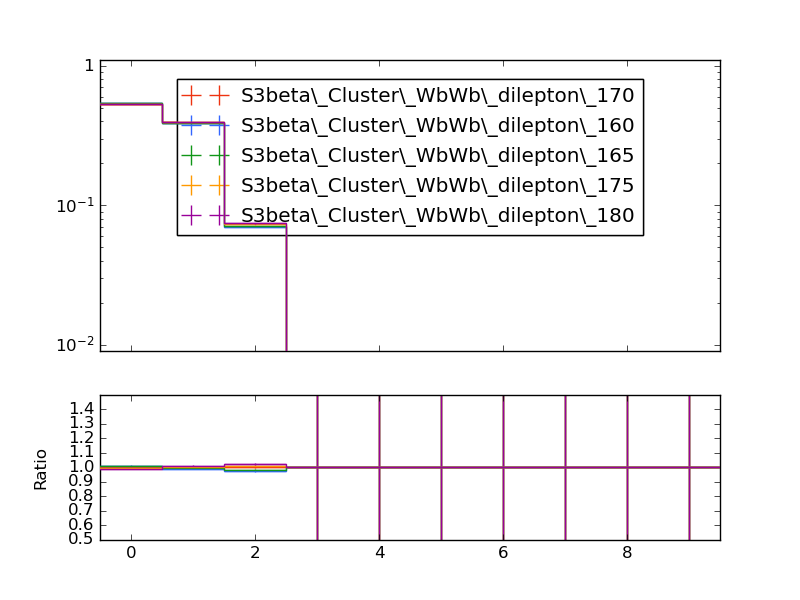

Here is the Python script that generated this plot:
#! /usr/bin/env python

# This Python script was auto-generated using YODA v2.0.1.
# Analysis object: /WbWb_dilepton/nel_presel
# Timestamp: 27-02-2025 (11:02:16)

import matplotlib as mpl
import matplotlib.pyplot as plt
mpl.use('Agg') # comment out for interactive use
import os
import numpy as np

plotDir = os.path.split(os.path.realpath(__file__))[0]
if 'YODA_USER_PLOT_PATH' in globals():
    plot_outdir = globals()['YODA_USER_PLOT_PATH']
else:
    plot_outdir = plotDir

#plot style
plt.style.use(os.path.join(plotDir, '../default.mplstyle'))

plt.rcParams['text.usetex'] = False
plt.style.use(['classic'])
plt.rc('font', family='DejaVu Sans')
# plot metadata
figW, figH = plt.rcParams['figure.figsize']
ax_xLabel = r''
ax_yLabel = r''
ax_title  = r''
ax_xScale = 'linear'
ax_yScale = 'log'
xLims = (-0.5, 9.5)
yLims = (0.009000000000000001, 1.1)

# TeX-friendly labels for the legend
labels = {
    'legend' : ([ r"S3beta\_Cluster\_WbWb\_dilepton\_170", r"S3beta\_Cluster\_WbWb\_dilepton\_160", r"S3beta\_Cluster\_WbWb\_dilepton\_165", r"S3beta\_Cluster\_WbWb\_dilepton\_175", r"S3beta\_Cluster\_WbWb\_dilepton\_180" ], r""),
}

# Adjust canvas width and height
canvasW = 10.0
canvasH = 9.0
figW *= canvasW/10.
figH *= canvasH/9.

# Create figure and axis objects
fig, (ax, ratio0_ax) = plt.subplots(2, 1, sharex=True,
                  figsize=(figW,figH), gridspec_kw={'height_ratios': (6.0, 3.0)})

# Set figure margins
plt.subplots_adjust(
    left   = 1.0 * plt.rcParams['figure.subplot.left'],
    right  = 1.0 * plt.rcParams['figure.subplot.right'],
    top    = 1.0 * plt.rcParams['figure.subplot.top'],
    bottom = 1.0 * plt.rcParams['figure.subplot.bottom'])

ratio0_ax.yaxis.set_major_locator(mpl.ticker.MultipleLocator(0.1))
ratio0_ax.set_ylim(0.5, 1.4999)
ratio0_ax.set_ylabel('Ratio')

# the numerical data is stored in a separate file
dataf = dict()
prefix = os.path.split(__file__)[0]
if prefix:    prefix = prefix + '/'
exec(open(prefix+'nel_presel__data.py').read(), dataf)


legend_handles = dict() # keep track of handles for the legend

# style options for curves
# starts at zorder>=5 to draw curve on top of legend
styles = {
  'S3beta_Cluster_WbWb_dilepton_170.yoda.gz': {
    'color' : '#EE3311',
    'linestyle' : '-',
    'linewidth' : 1,
    'marker' : 'none',
    'markersize' : 2,
    'capsize' : 0.0,
    'zorder' : 5,
    'histstyle' : 1,
    'drawstyle' : 'steps-pre',
    'xerrorbars' : 1,
    'yerrorbars' : 1,
    'fillcolor' : None,
    'fillopacity' : 1.0,
    'ratio0_linestyle' : '-',
    'ratio0_linewidth' : 1,
    'ratio0_marker' : 'none',
    'ratio0_markersize' : 2,
    'ratio0_capsize' : 0.0,
    'ratio0_zorder' : 5,
    'ratio0_histstyle' : 1,
    'ratio0_drawstyle' : 'steps-pre',
    'ratio0_xerrorbars' : 1,
    'ratio0_yerrorbars' : 1,
  },
  'S3beta_Cluster_WbWb_dilepton_160.yoda.gz': {
    'color' : '#3366FF',
    'linestyle' : '-',
    'linewidth' : 1,
    'marker' : 'none',
    'markersize' : 2,
    'capsize' : 0.0,
    'zorder' : 6,
    'histstyle' : 1,
    'drawstyle' : 'steps-pre',
    'xerrorbars' : 1,
    'yerrorbars' : 1,
    'fillcolor' : None,
    'fillopacity' : 1.0,
    'ratio0_linestyle' : '-',
    'ratio0_linewidth' : 1,
    'ratio0_marker' : 'none',
    'ratio0_markersize' : 2,
    'ratio0_capsize' : 0.0,
    'ratio0_zorder' : 6,
    'ratio0_histstyle' : 1,
    'ratio0_drawstyle' : 'steps-pre',
    'ratio0_xerrorbars' : 1,
    'ratio0_yerrorbars' : 1,
  },
  'S3beta_Cluster_WbWb_dilepton_165.yoda.gz': {
    'color' : '#109618',
    'linestyle' : '-',
    'linewidth' : 1,
    'marker' : 'none',
    'markersize' : 2,
    'capsize' : 0.0,
    'zorder' : 7,
    'histstyle' : 1,
    'drawstyle' : 'steps-pre',
    'xerrorbars' : 1,
    'yerrorbars' : 1,
    'fillcolor' : None,
    'fillopacity' : 1.0,
    'ratio0_linestyle' : '-',
    'ratio0_linewidth' : 1,
    'ratio0_marker' : 'none',
    'ratio0_markersize' : 2,
    'ratio0_capsize' : 0.0,
    'ratio0_zorder' : 7,
    'ratio0_histstyle' : 1,
    'ratio0_drawstyle' : 'steps-pre',
    'ratio0_xerrorbars' : 1,
    'ratio0_yerrorbars' : 1,
  },
  'S3beta_Cluster_WbWb_dilepton_175.yoda.gz': {
    'color' : '#FF9900',
    'linestyle' : '-',
    'linewidth' : 1,
    'marker' : 'none',
    'markersize' : 2,
    'capsize' : 0.0,
    'zorder' : 8,
    'histstyle' : 1,
    'drawstyle' : 'steps-pre',
    'xerrorbars' : 1,
    'yerrorbars' : 1,
    'fillcolor' : None,
    'fillopacity' : 1.0,
    'ratio0_linestyle' : '-',
    'ratio0_linewidth' : 1,
    'ratio0_marker' : 'none',
    'ratio0_markersize' : 2,
    'ratio0_capsize' : 0.0,
    'ratio0_zorder' : 8,
    'ratio0_histstyle' : 1,
    'ratio0_drawstyle' : 'steps-pre',
    'ratio0_xerrorbars' : 1,
    'ratio0_yerrorbars' : 1,
  },
  'S3beta_Cluster_WbWb_dilepton_180.yoda.gz': {
    'color' : '#990099',
    'linestyle' : '-',
    'linewidth' : 1,
    'marker' : 'none',
    'markersize' : 2,
    'capsize' : 0.0,
    'zorder' : 9,
    'histstyle' : 1,
    'drawstyle' : 'steps-pre',
    'xerrorbars' : 1,
    'yerrorbars' : 1,
    'fillcolor' : None,
    'fillopacity' : 1.0,
    'ratio0_linestyle' : '-',
    'ratio0_linewidth' : 1,
    'ratio0_marker' : 'none',
    'ratio0_markersize' : 2,
    'ratio0_capsize' : 0.0,
    'ratio0_zorder' : 9,
    'ratio0_histstyle' : 1,
    'ratio0_drawstyle' : 'steps-pre',
    'ratio0_xerrorbars' : 1,
    'ratio0_yerrorbars' : 1,
  },
}

# curve from input yoda files in main panel
for label, yvals in dataf['yvals'].items():
    if all(np.isnan(v) for v in dataf['yvals'][label]):
        continue
    tmp = None
    if styles[label]['histstyle']: # draw as histogram
        xpos = dataf['xedges'][label] if styles[label]['drawstyle'] else dataf['xpoints'][label]
        ypos = np.insert(yvals, 0, yvals[0]) if styles[label]['drawstyle'] else yvals
        if styles[label]['fillcolor']: # fill area below curve
            ax.fill_between(xpos, ypos, step='pre',
                            color=styles[label]['fillcolor'],
                            alpha=styles[label]['fillopacity'])
        tmp, = ax.plot(xpos, ypos,
                       color=styles[label]['color'],
                       linestyle=styles[label]['linestyle'],
                       linewidth=styles[label]['linewidth'],
                       drawstyle=styles[label]['drawstyle'], solid_joinstyle='miter',
                       zorder=styles[label]['zorder'], label=label)
    tmp = ax.errorbar(dataf['xpoints'][label], yvals,
                      xerr=np.array(dataf['xerrs'][label])*styles[label]['xerrorbars'],
                      yerr=np.array(dataf['yerrs'][label])*styles[label]['yerrorbars'],
                      fmt=styles[label]['marker'], capsize=styles[label]['capsize'],
                      markersize=styles[label]['markersize'],
                      ecolor=styles[label]['color'],
                      color=styles[label]['color'], zorder=styles[label]['zorder'])
    tmp[-1][0].set_linestyle(styles[label]['linestyle'])
    tmp[-1][0].set_linewidth(styles[label]['linewidth'])
    if label in dataf['add_legend_handle']:  legend_handles[label] = tmp
    for varLabel in dataf['variation_yvals'].keys():
        if varLabel.startswith(label):
            tmp, = ax.plot(dataf['xedges'][label], dataf['variation_yvals'][varLabel],
                           color=styles[label]['color'],
                           linestyle=styles[label]['linestyle'],
                           linewidth=styles[label]['linewidth'],
                           drawstyle='steps-pre', solid_joinstyle='miter',
                           zorder=styles[label]['zorder'], alpha=0.5)


# plots on ratio panel
# curve from input yoda files in ratio panel
for label, yvals in dataf['ratio0_yvals'].items():
    if all(np.isnan(v) for v in yvals):
        continue
    if styles[label]['ratio0_histstyle']: # plot as histogram
        xpos = dataf['xedges']['S3beta_Cluster_WbWb_dilepton_170.yoda.gz'] if styles[label]['ratio0_drawstyle'] else dataf['xpoints']['S3beta_Cluster_WbWb_dilepton_170.yoda.gz']
        ypos = np.insert(yvals, 0, yvals[0]) if styles[label]['ratio0_drawstyle'] else yvals
        ratio0_ax.plot(xpos, ypos,
                       color=styles[label]['color'],
                       linewidth=styles[label]['linewidth'],
                       linestyle=styles[label]['ratio0_linestyle'],
                       drawstyle=styles[label]['ratio0_drawstyle'], zorder=styles[label]['zorder'],
                       solid_joinstyle='miter')
    tmp = ratio0_ax.errorbar(dataf['xpoints']['S3beta_Cluster_WbWb_dilepton_170.yoda.gz'], yvals,
                             xerr=np.array(dataf['ref_xerrs'])*styles[label]['ratio0_xerrorbars'],
                             yerr=np.array(dataf['ratio0_yerrs'][label])*styles[label]['ratio0_yerrorbars'],
                             fmt=styles[label]['ratio0_marker'], capsize=styles[label]['ratio0_capsize'],
                             markersize=styles[label]['ratio0_markersize'],
                             ecolor=styles[label]['color'],
                             color=styles[label]['color'])
    tmp[-1][0].set_linestyle(styles[label]['ratio0_linestyle'])
    tmp[-1][0].set_linewidth(styles[label]['ratio0_linewidth'])

    for varlabel in dataf['ratio0_variation_vals'].keys():
        if varlabel.startswith(label):
            ratio0_ax.plot(dataf['xedges']['S3beta_Cluster_WbWb_dilepton_170.yoda.gz'],
                            dataf['ratio0_variation_vals'][varlabel],
                            color=styles[label]['color'],
                            linestyle=styles[label]['linestyle'],
                            linewidth=styles[label]['linewidth'],
                            drawstyle='steps-pre', solid_joinstyle='miter',
                            zorder=1, alpha=0.5)

legend_items = list(legend_handles.values())
ax.add_artist(ax.legend(legend_items,
                        labels['legend'][0],
                        title=labels['legend'][1],
                        alignment='left',
                        loc='upper center',
                        bbox_to_anchor=(0.5, 0.97)))

# set plot metadata as defined above
ratio0_ax.set_xlabel(ax_xLabel)
ratio0_ax.xaxis.set_label_coords(1., -0.15)
ax.set_ylabel(ax_yLabel, ha='right', va='top')
ax.yaxis.set_label_coords(-0.11, 1.0)
ax.set_title(ax_title, loc='left')
ax.set_xscale(ax_xScale)
ax.set_yscale(ax_yScale)
ax.set_xlim(xLims)
ax.set_ylim(yLims)

# tick formatting
plt.rcParams['xtick.top'] = True
plt.rcParams['ytick.right'] = True
ax.yaxis.set_major_locator(mpl.ticker.LogLocator(base=10.0, numticks=np.inf))
ax.yaxis.set_minor_locator(mpl.ticker.LogLocator(
                           base=10.0, subs=np.arange(0.1, 1, 0.1), numticks=np.inf))
fig.align_ylabels((ax, ratio0_ax))
plt.savefig(os.path.join(plot_outdir, 'nel_presel.pdf'), format='PDF')
plt.savefig(os.path.join(plot_outdir, 'nel_presel.png'), format='PNG')

plt.close(fig)
